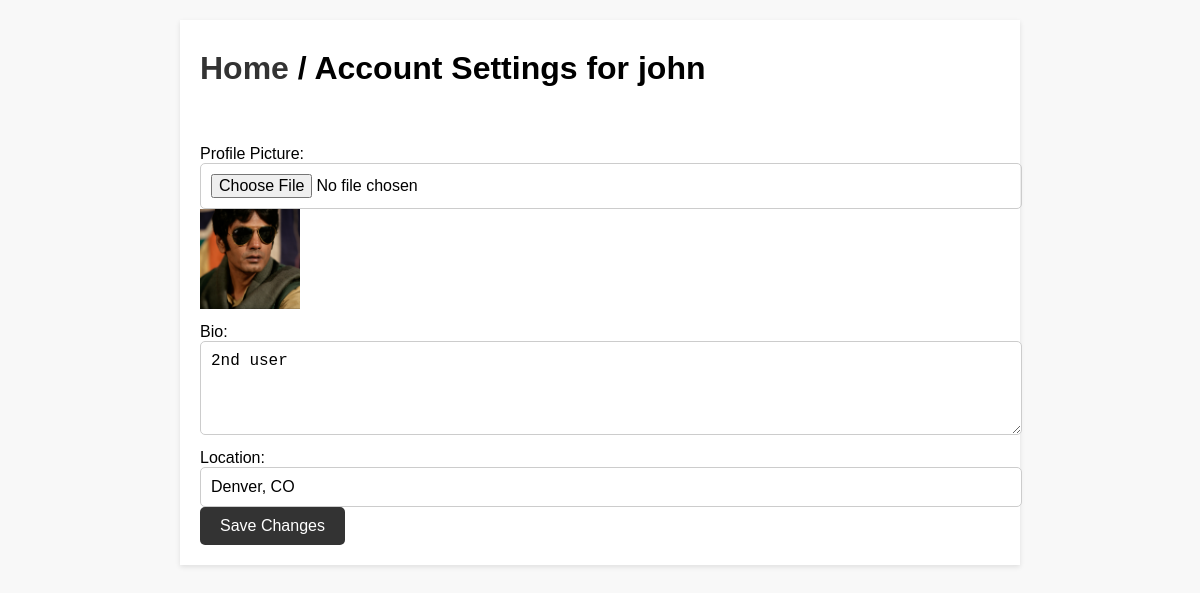
Screenshot of /settings (signed in) with the database file from the repository.
### core/models.py (models this page shows, shortened)
class Profile(models.Model):
    user = models.ForeignKey(User, on_delete=models.CASCADE)
    profile_img = models.ImageField(upload_to='profile_images',default='blank.png')
    birthday = models.DateTimeField(blank=True, null=True)
    bio = models.TextField(blank = True, null = True)
    location = models.CharField(max_length=50, blank = True)

### core/views.py (the view, shortened to what this page needs)
# urls.py: path('settings', views.settings, name='settings'),
@login_required(login_url='signin')
def settings(request):
    user_profile = Profile.objects.get(user=request.user)
    return render(request,'settings.html',{'user_profile': user_profile})

### templates/settings.html (shortened to what this page needs)
{% load static %}
<!DOCTYPE html>
<html>
<head>
    <link rel="stylesheet" href="{% static 'css/settings.css' %}">
</head>
<body>
    <div class="container m-auto">
        <h1 class="text-2xl leading-none text-gray-900 tracking-tight mt-3"><a href="/">Home</a> / Account Settings for <b>{{ user.username }}</b></h1>
        <form method="post" enctype="multipart/form-data">
            <br>
            <label for="profile_img">Profile Picture:</label>
            <input type="file" name="image" id="profile_img">
            {% if user_profile.profile_img %}
                <img width="100" height="100" src="{{ user_profile.profile_img.url }}" alt="Profile Picture">
            {% endif %}
            <br>
            <label for="bio">Bio:</label>
            <textarea name="bio" id="bio" rows="4" cols="50">{{ user_profile.bio }}</textarea>
            <br>
            <label for="location">Location:</label>
            <input type="text" name="location" id="location" value="{{ user_profile.location }}">
            <br>
            <button type="submit">Save Changes</button>
        </form>
    </div>
</body>
</html>

### static/css/settings.css (style rules this page uses)
body { font-family: Arial, sans-serif; margin: 0; padding: 0; background-color: #f8f8f8; }
.container { max-width: 800px; margin: 20px auto; background-color: #fff; box-shadow: 0 2px 5px rgba(0, 0, 0, 0.1); padding: 20px; }
h1 { margin: 0; padding: 10px 0; }
a { text-decoration: none; color: #333; }
form { margin-top: 20px; }
label { display: block; margin-top: 10px; }
input[type="file"], textarea, input[type="text"] { width: 100%; padding: 10px; border: 1px solid #ccc; border-radius: 5px; font-size: 16px; }
textarea { resize: vertical; }
button { padding: 10px 20px; background-color: #333; color: #fff; border: none; border-radius: 5px; font-size: 16px; cursor: pointer; }

### rows the page displays
Profile: profile_img (picture), bio "2nd user", location "Denver, CO"

### other values shown
{{ user.username }} "john"
